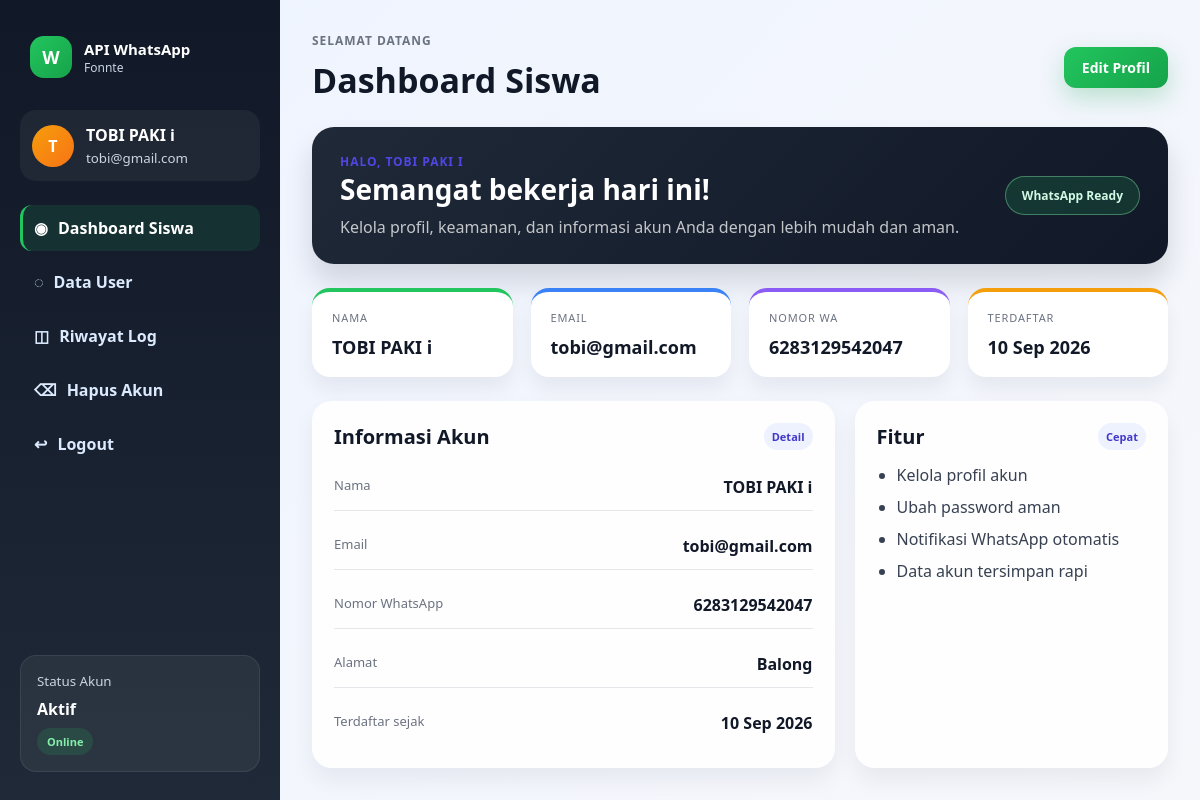
Screenshot of /user-dashboard.php (signed in) with the database file from the repository.
### tables this page shows
CREATE TABLE `users` (
  `id` int(11) NOT NULL,
  `nama` varchar(100) NOT NULL,
  `email` varchar(150) NOT NULL,
  `no_hp` varchar(20) NOT NULL,
  `alamat` text NOT NULL,
  `password` varchar(255) NOT NULL,
  `created_at` timestamp NOT NULL DEFAULT current_timestamp()
);

### user-dashboard.php (the view, shortened to what this page needs)
<?php
require_once __DIR__ . '/config/database.php';
$stmt = $pdo->prepare('SELECT id, nama, email, no_hp, alamat, created_at FROM users WHERE id = :id');
$stmt->execute(['id' => $_SESSION['user_id']]);
$user = $stmt->fetch();
$created = date('d M Y', strtotime($user['created_at']));
?>
<!DOCTYPE html>
<html lang="id">
<head>
<link rel="stylesheet" href="assets/css/style.css">
</head>
<body class="user-body">
<div class="user-shell">
  <aside class="sidebar">
    <div class="brand-wrap">
      <div class="brand-mark">W</div>
      <div>
        <div class="brand-title">API WhatsApp</div>
        <div class="brand-subtitle">Fonnte</div>
      </div>
    </div>
    <div class="profile-mini">
      <div class="avatar"><?= strtoupper(substr($user['nama'], 0, 1)) ?></div>
      <div>
        <strong><?= htmlspecialchars($user['nama']) ?></strong>
        <small><?= htmlspecialchars($user['email']) ?></small>
      </div>
    </div>
    <nav class="sidebar-nav">
      <a href="user-dashboard.php" class="active">
        <span>◉</span>
        Dashboard Siswa
      </a>
      <a href="user-data.php">
        <span>◌</span>
        Data User
      </a>
      <a href="user-log.php">
        <span>◫</span>
        Riwayat Log
      </a>
      <a href="user-delete-account.php">
        <span>⌫</span>
        Hapus Akun
      </a>
      <a href="user-logout.php">
        <span>↩</span>
        Logout
      </a>
    </nav>
    <div class="sidebar-card">
      <small>Status Akun</small>
      <strong>Aktif</strong>
      <span class="status-pill success">Online</span>
    </div>
  </aside>
  <main class="user-main">
    <header class="topbar">
      <div>
        <p class="eyebrow">Selamat datang</p>
        <h1>Dashboard Siswa</h1>
      </div>
      <a href="user-data.php" class="modern-btn primary">Edit Profil</a>
    </header>
    <section class="welcome-card">
      <div>
        <p class="eyebrow accent">Halo, <?= htmlspecialchars($user['nama']) ?></p>
        <h2>Semangat bekerja hari ini!</h2>
        <p>Kelola profil, keamanan, dan informasi akun Anda dengan lebih mudah dan aman.</p>
      </div>
      <div class="welcome-badge">WhatsApp Ready</div>
    </section>
    <section class="stats-grid">
      <article class="stat-card stat-green">
        <span class="stat-label">Nama</span>
        <strong><?= htmlspecialchars($user['nama']) ?></strong>
      </article>
      <article class="stat-card stat-blue">
        <span class="stat-label">Email</span>
        <strong><?= htmlspecialchars($user['email']) ?></strong>
      </article>
      <article class="stat-card stat-purple">
        <span class="stat-label">Nomor WA</span>
        <strong><?= htmlspecialchars($user['no_hp']) ?></strong>
      </article>
      <article class="stat-card stat-orange">
        <span class="stat-label">Terdaftar</span>
        <strong><?= htmlspecialchars($created) ?></strong>
      </article>
    </section>
    <section class="content-grid">
      <article class="panel panel-info">
        <div class="panel-header">
          <h3>Informasi Akun</h3>
          <span class="mini-tag">Detail</span>
        </div>
        <div class="info-list">
          <div><span>Nama</span><strong><?= htmlspecialchars($user['nama']) ?></strong></div>
          <div><span>Email</span><strong><?= htmlspecialchars($user['email']) ?></strong></div>
          <div><span>Nomor WhatsApp</span><strong><?= htmlspecialchars($user['no_hp']) ?></strong></div>
          <div><span>Alamat</span><strong><?= htmlspecialchars($user['alamat']) ?></strong></div>
          <div><span>Terdaftar sejak</span><strong><?= htmlspecialchars($created) ?></strong></div>
        </div>
      </article>
      <article class="panel panel-quick">
        <div class="panel-header">
          <h3>Fitur</h3>
          <span class="mini-tag">Cepat</span>
        </div>
        <ul class="feature-list">
          <li>Kelola profil akun</li>
          <li>Ubah password aman</li>
          <li>Notifikasi WhatsApp otomatis</li>
          <li>Data akun tersimpan rapi</li>
        </ul>
      </article>
    </section>
  </main>
</div>
</body>
</html>

### rows the page displays
users: nama "T", nama "TOBI PAKI i", email "tobi@gmail.com", nama "TOBI PAKI I", no_hp "6283129542047", created_at "10 Sep 2026", alamat "Balong"
